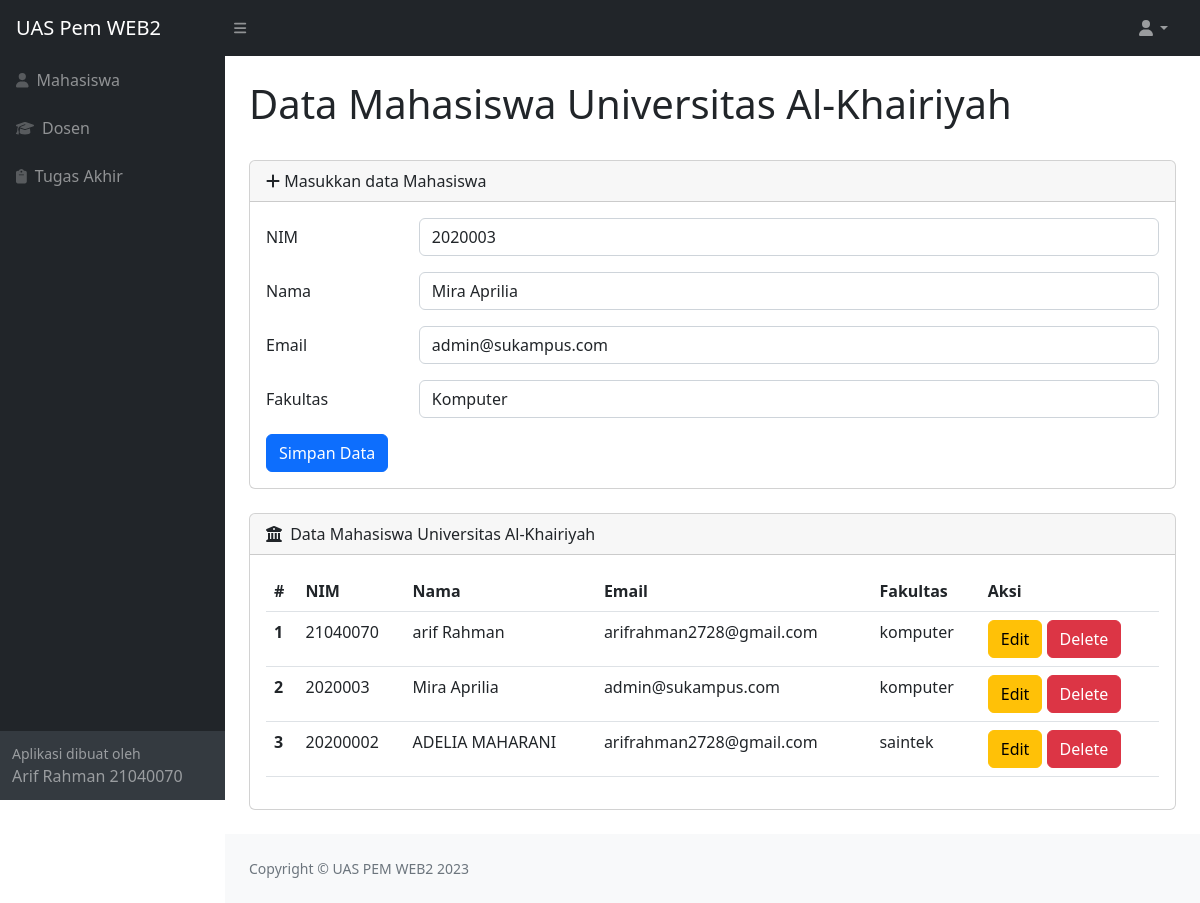
The page /index.php?op=edit&id=23 (signed in) on the database its author committed.
### tables this page shows
CREATE TABLE `mahasiswa` (
  `id` int(11) NOT NULL,
  `nim` varchar(25) NOT NULL,
  `nama` varchar(25) NOT NULL,
  `email` varchar(25) NOT NULL,
  `fakultas` varchar(25) NOT NULL
);

### pages/content/mahasiswa.php (the view, shortened to what this page needs)
<?php
include_once("koneksi/config.php");
$nim        = "";
$nama       = "";
$email      = "";
$fakultas   = "";
if (isset($_GET['op'])) {
    $op = $_GET['op'];
} else {
    $op = "";
}
if ($op == 'edit') {
    $id         = $_GET['id'];
    $sql1       = "select * from mahasiswa where id = '$id'";
    $q1         = mysqli_query($koneksi, $sql1);
    $r1         = mysqli_fetch_array($q1);
    $nim        = $r1['nim'];
    $nama       = $r1['nama'];
    $email     = $r1['email'];
    $fakultas   = $r1['fakultas'];
}
?>
<main>
    <div class="container-fluid px-4">
        <h1 class="mt-4">Data Mahasiswa Universitas Al-Khairiyah</h1>
        <div class="card mb-4">
            <div class="card-header">
                <i class="fas fa-plus"></i>
                Masukkan data Mahasiswa
            </div>
            <div class="card-body">
                <form action="" method="POST">
                    <div class="mb-3 row">
                        <label for="nim" class="col-sm-2 col-form-label">NIM</label>
                        <div class="col-sm-10">
                            <input type="text" class="form-control" id="nim" name="nim" value="<?php echo $nim ?>">
                        </div>
                    </div>
                    <div class="mb-3 row">
                        <label for="nama" class="col-sm-2 col-form-label">Nama</label>
                        <div class="col-sm-10">
                            <input type="text" class="form-control" id="nama" name="nama" value="<?php echo $nama ?>">
                        </div>
                    </div>
                    <div class="mb-3 row">
                        <label for="email" class="col-sm-2 col-form-label">Email</label>
                        <div class="col-sm-10">
                            <input type="text" class="form-control" id="email" name="email" value="<?php echo $email ?>">
                        </div>
                    </div>
                    <div class="mb-3 row">
                        <label for="fakultas" class="col-sm-2 col-form-label">Fakultas</label>
                        <div class="col-sm-10">
                            <select class="form-control" name="fakultas" id="fakultas">
                                <option value="komputer" <?php if ($fakultas == "komputer") echo "selected" ?>>Komputer</option>
                            </select>
                        </div>
                    </div>
                    <div class="col-12">
                        <input type="submit" name="simpan" value="Simpan Data" class="btn btn-primary" />
                    </div>
                </form>
            </div>
        </div>
    </div>
</main>
    <?php
    include_once("koneksi/config.php");
    ?>
<main>
    <div class="container-fluid px-4">
        <div class="card mb-4">
            <div class="card-header">
                <i class="fas fa-building-columns me-1"></i>
                Data Mahasiswa Universitas Al-Khairiyah
            </div>
            <div class="card-body">
            <table class="table">
                    <thead>
                        <tr>
                            <th scope="col">#</th>
                            <th scope="col">NIM</th>
                            <th scope="col">Nama</th>
                            <th scope="col">Email</th>
                            <th scope="col">Fakultas</th>
                            <th scope="col">Aksi</th>
                        </tr>
                    </thead>
                    <tbody>
                        <?php
                        $sql2   = "select * from mahasiswa order by id desc";
                        $q2     = mysqli_query($koneksi, $sql2);
                        $urut   = 1;
                        while ($r2 = mysqli_fetch_array($q2)) {
                            $id         = $r2['id'];
                            $nim        = $r2['nim'];
                            $nama       = $r2['nama'];
                            $email     = $r2['email'];
                            $fakultas   = $r2['fakultas'];
                        ?>
                            <tr>
                                <th scope="row"><?php echo $urut++ ?></th>
                                <td scope="row"><?php echo $nim ?></td>
                                <td scope="row"><?php echo $nama ?></td>
                                <td scope="row"><?php echo $email ?></td>
                                <td scope="row"><?php echo $fakultas ?></td>
                                <td scope="row">
                                    <a href="index.php?op=edit&id=<?php echo $id ?>"><button type="button" class="btn btn-warning">Edit</button></a>
                                    <a href="index.php?op=delete&id=<?php echo $id?>" onclick="return confirm('Yakin mau delete data?')"><button type="button" class="btn btn-danger">Delete</button></a>
                                </td>
                            </tr>
                        <?php
                        }
                        ?>
                    </tbody>
                </table>
            </div>
        </div>
    </div>
</main>

### rows shown on the page
mahasiswa: nim "2020003", nama "Mira Aprilia", email "admin@sukampus.com", fakultas "Komputer", fakultas "komputer"
mahasiswa: nim "21040070", nama "arif Rahman", email "arifrahman2728@gmail.com", fakultas "komputer"
mahasiswa: nim "20200002", nama "ADELIA MAHARANI", email "arifrahman2728@gmail.com", fakultas "saintek"
